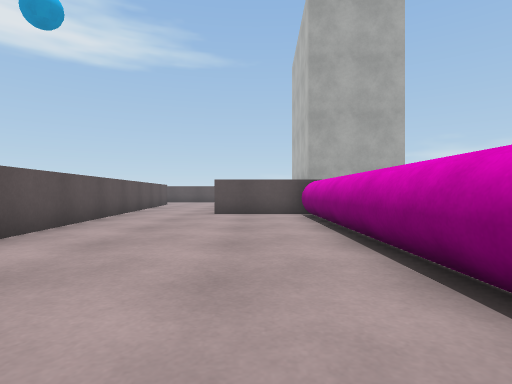
View 1 (above)

23 first-person views from a walk through a Unity game level. The camera is 0.64 m above the floor, looks level and sees 80° across. The floor is counted in squares, 1 m on a side. Each view is taken from the middle of a square. On the plan, view 1 faces up. The plan holds only what a view shows up to about 9 squares ahead; the rest is blank. The place goes on beyond the plan. The player is left out. Surface patterns are stand-ins for the level's own textures.

View 2
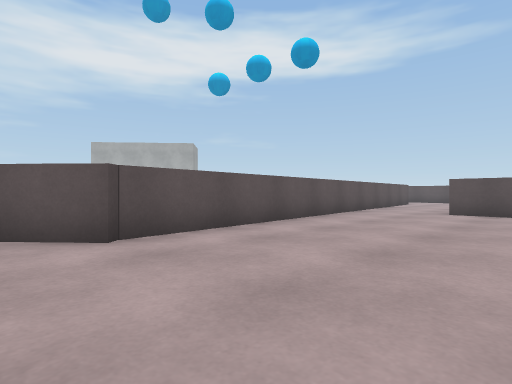

View 3
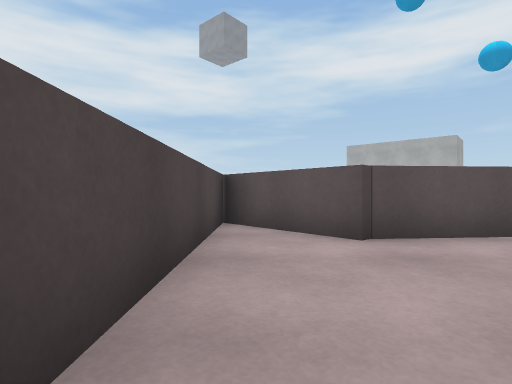

View 4
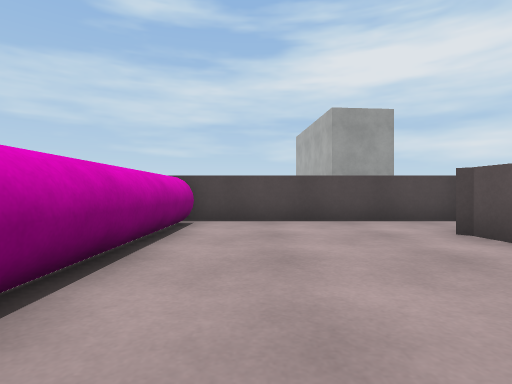

View 5
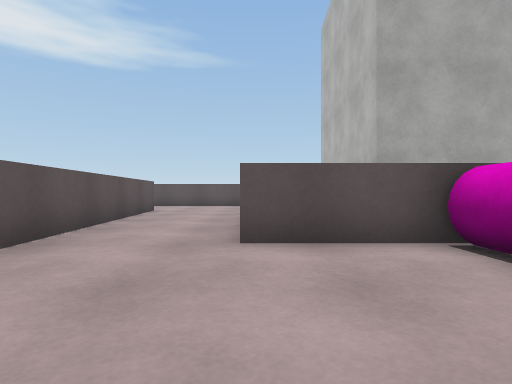

View 6
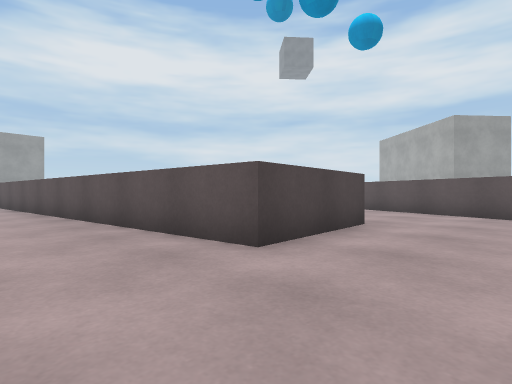

View 7
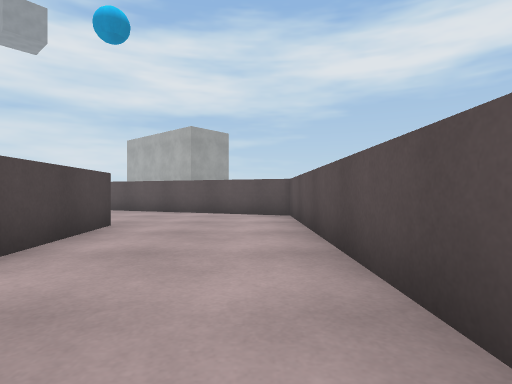

View 8
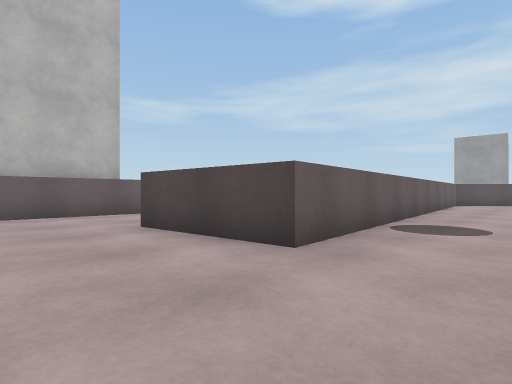

View 9
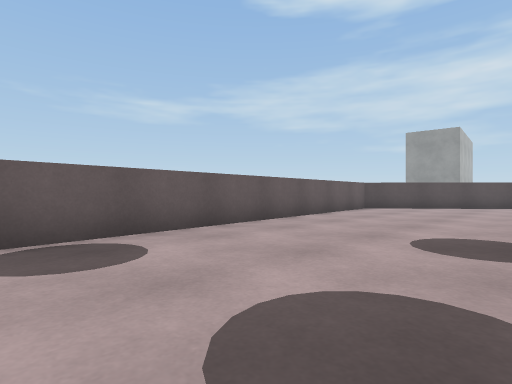

View 10
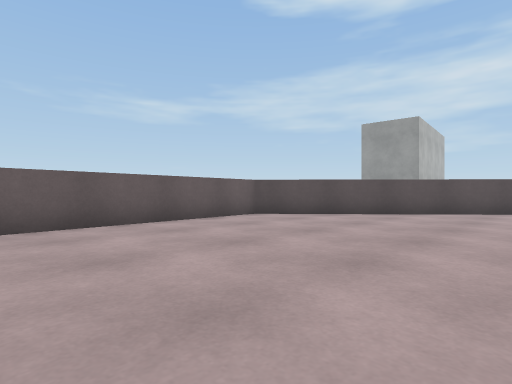

View 11
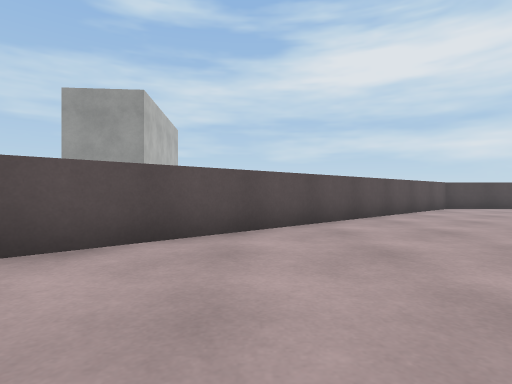

View 12
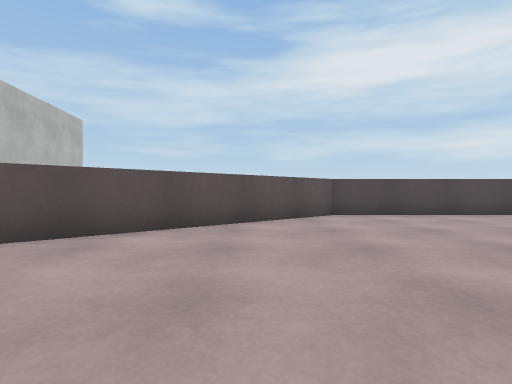

View 13
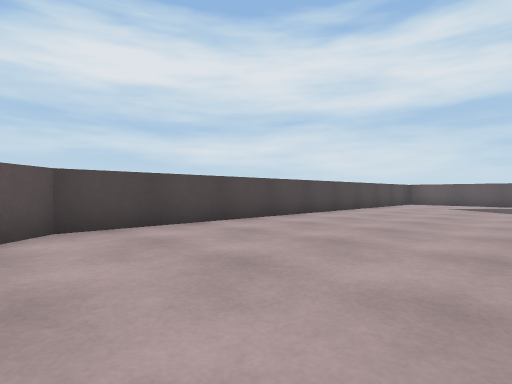

View 14
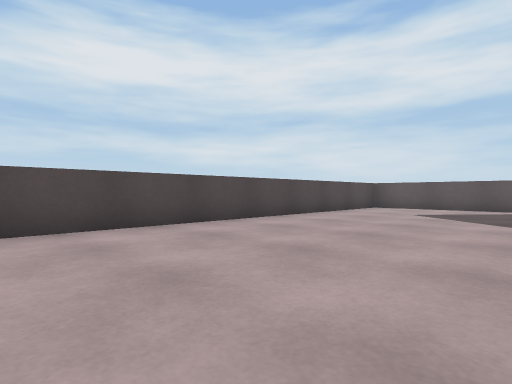

View 15
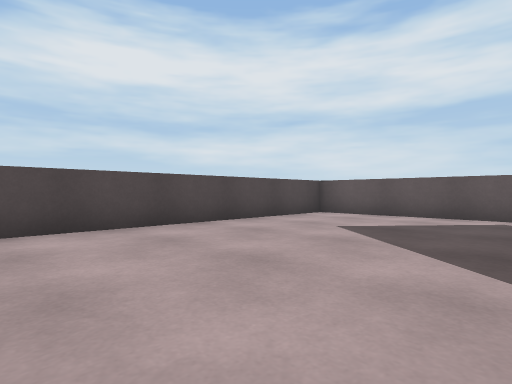

View 16
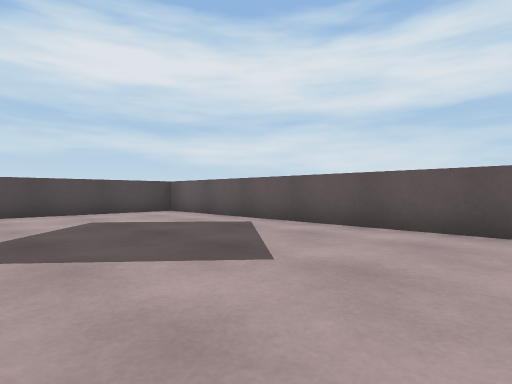

View 17
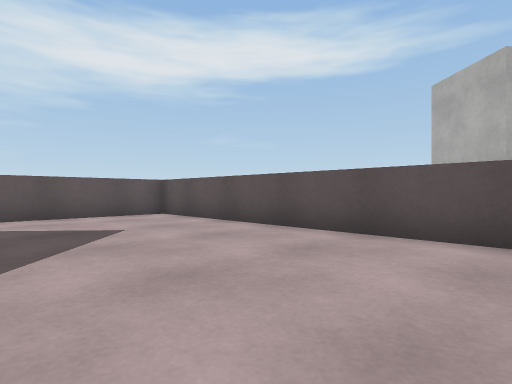

View 18
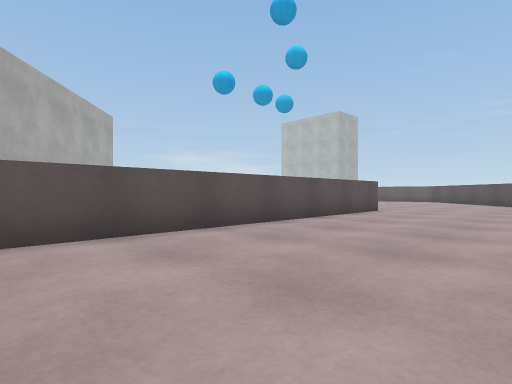

View 19
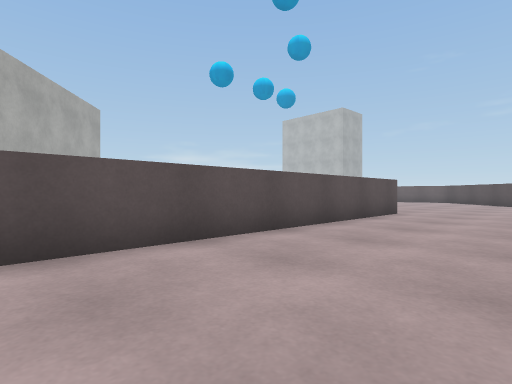

View 20
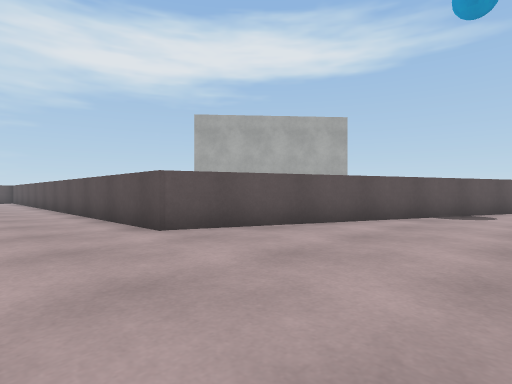

View 21
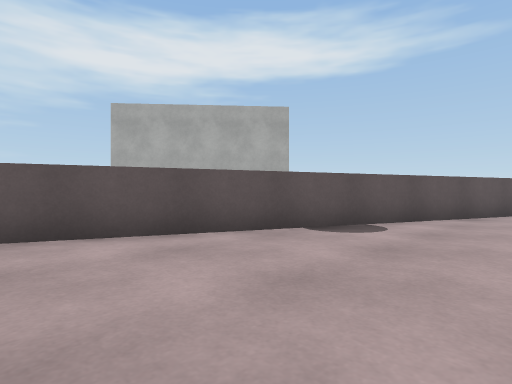

View 22
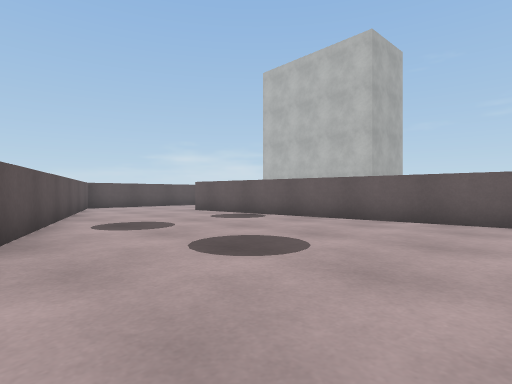

View 23
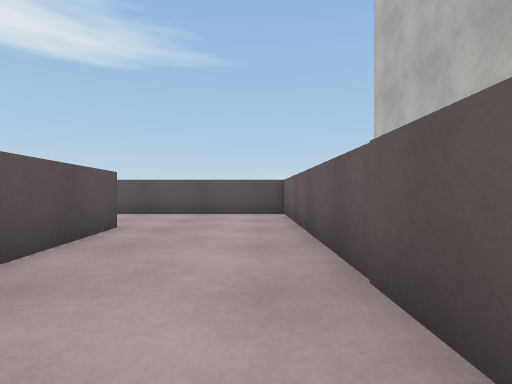

### Floor plan
Points are (right, up) in squares from view 1. A wall is a line through its corners. A room is listed if a view was taken in it or the views show most of it. See-through windows are left out.
Room 1 (views 1, 2, 3, 4, 5)
walls: (-3.8, 8.4) (-3.1, 0.3) (-5.4, -1.8); (1.9, 8.8) (-1.2, 8.8); (1.3, -1.4) (1.3, 8.8); (-4.9, -1.7) (1.9, -1.7)
ways out: opening at (-2.5, 8) to room 2
Room 2 (views 6, 7, 8, 9, 10, 11, 12, 13, 14, 15, 16, 17, 18, 19, 20, 21, 22, 23)
walls: (-12, 14.7) (-17.7, 0.4) (-34.3, 0.4) (-34.3, -8.5); (-1.2, 10.9) (-1.2, 17.2); (-10.3, 18.9) (-11.9, 14.8); (-33.4, -9.4) (-19.1, -9.4) (-6.6, 1.7) (-7.8, 15.2) (-4.5, 15.5) (-3.8, 8.4); (-8.2, 18.9) (-8.9, 18.9); (-1.1, 18.9) (-8.1, 18.9)
ways out: opening at (-2.5, 8) to room 1

Positions as (right, up) in squares from view 1, and headings:
1: (0, 0), facing up
2: (1, -1), facing up-left
3: (1, -1), facing left
4: (0, 5), facing down
5: (-1, 5), facing up
6: (-2, 18), facing down-left
7: (-2, 18), facing left
8: (-10, 18), facing down-right
9: (-12, 13), facing down-right
10: (-13, 8), facing down-right
11: (-12, 2), facing down
12: (-17, -1), facing down
13: (-18, -4), facing down-left
14: (-22, -4), facing down-left
15: (-26, -4), facing down-left
16: (-29, 0), facing down-left
17: (-26, -4), facing up-left
18: (-28, -4), facing up-right
19: (-27, -3), facing up-right
20: (-13, -2), facing up-left
21: (-12, 2), facing up-left
22: (-14, 6), facing up-right
23: (-2, 10), facing up
